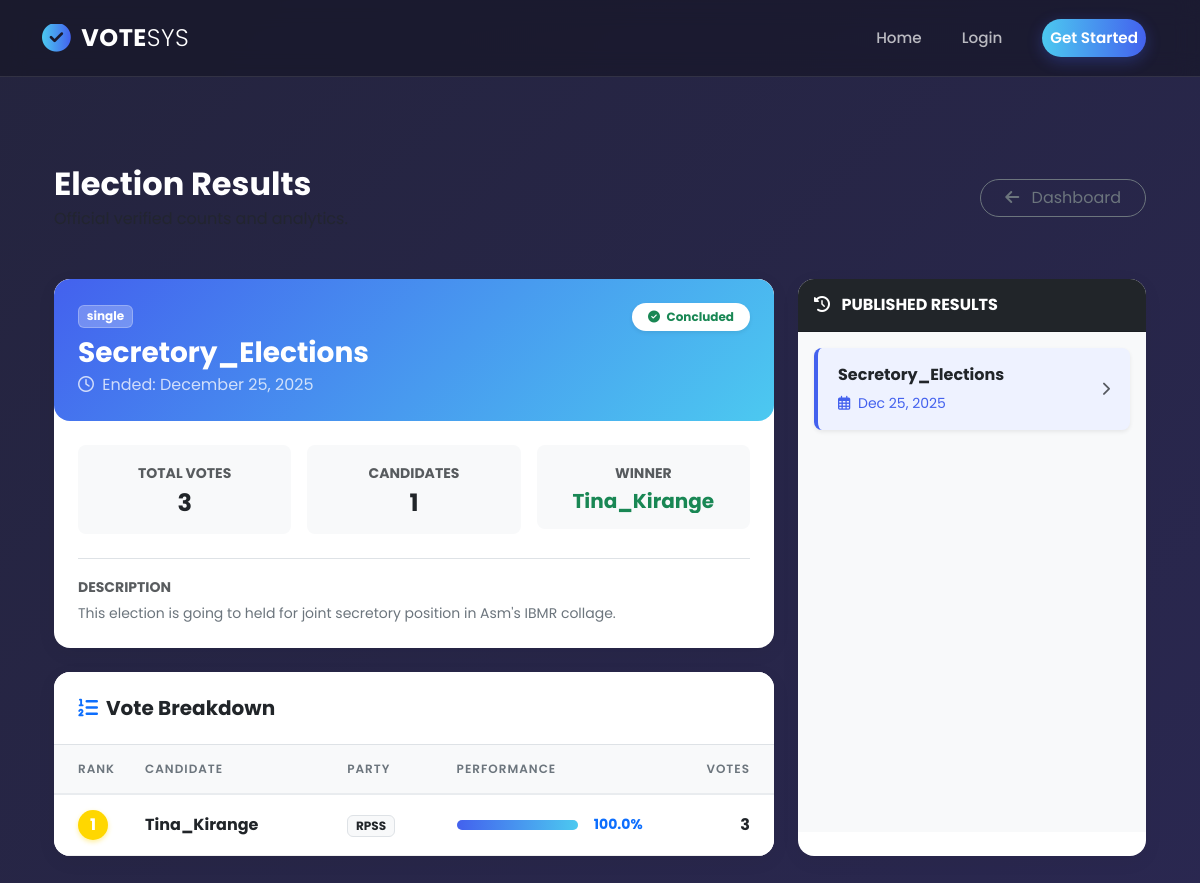
The page /users/voter/results/1/ on the database as committed earlier.
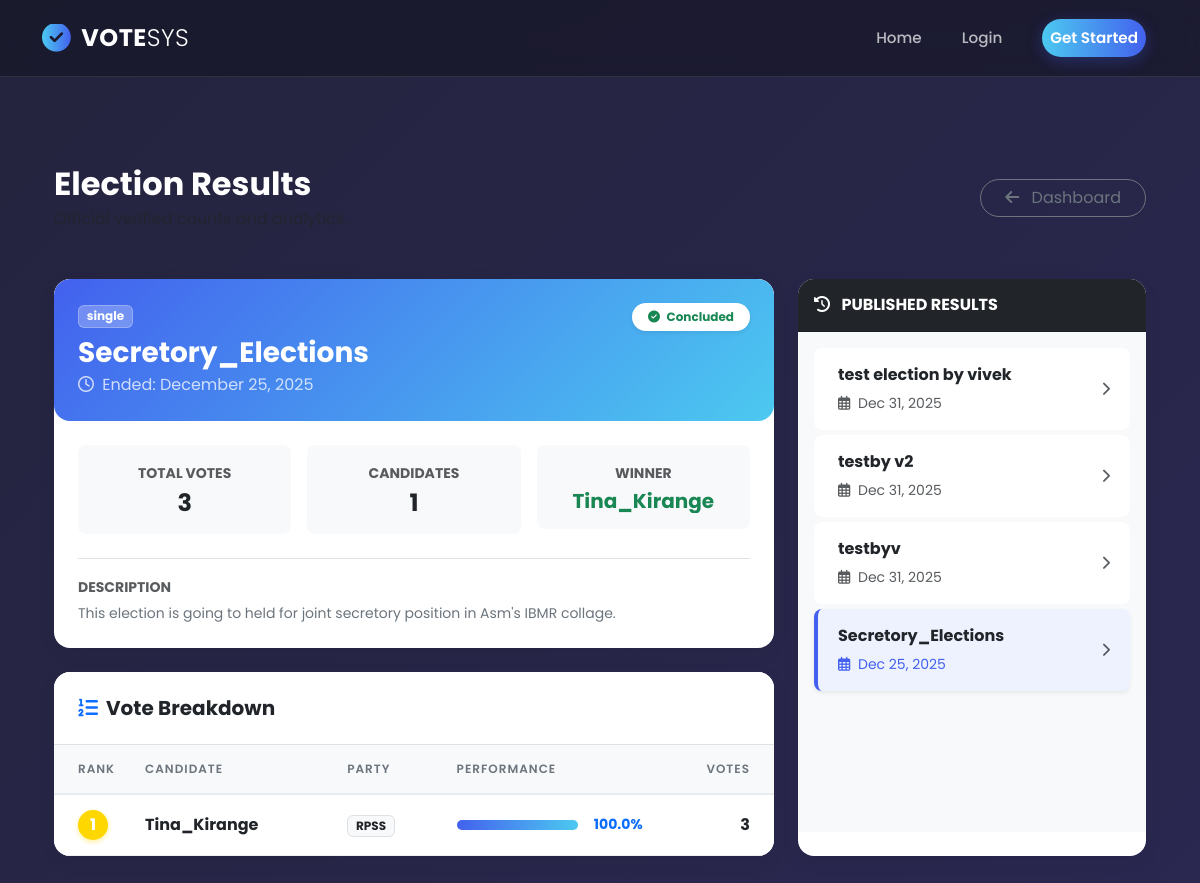
The same page on the database as committed later.
### elections/models.py (models this page shows, shortened)
class Election(models.Model):
    ELECTION_TYPES = [
        ('single', 'Single Winner'),
        ('multi', 'Multi Winner'),
        ('referendum', 'Referendum'),
    ]
    title = models.CharField(max_length=200)
    description = models.TextField(blank=True)
    election_type = models.CharField(max_length=30, choices=ELECTION_TYPES, default='single')
    start_date = models.DateTimeField()
    end_date = models.DateTimeField()
    is_active = models.BooleanField(default=False)
    created_at = models.DateTimeField(auto_now_add=True)
    results_published = models.BooleanField(default=False, help_text="Check this to make results visible to voters")
    class Meta:
        ordering = ['-created_at']

### users/views.py (the view)
# urls.py: path('voter/results/<int:election_id>/', views.voter_view_results_election, name='voter_view_results_election'),
def voter_view_results_election(request, election_id):
    election = get_object_or_404(Election, id=election_id)
    if not election.results_published:
        messages.error(request, "Results for this election are not yet published.")
        return redirect('voter_view_results')
    stats_queryset = (
        Vote.objects.filter(election=election)
        .values('candidate__name', 'candidate__party__name')
        .annotate(votes=Count('id')).order_by('-votes')
    )
    total_votes = sum(item['votes'] for item in stats_queryset)
    stats = []
    for item in stats_queryset:
        percentage = (item['votes'] / total_votes * 100) if total_votes > 0 else 0
        item['percentage'] = percentage
        stats.append(item)
    published_elections = Election.objects.filter(
        results_published=True
    ).order_by('-end_date')
    return render(request, 'voter/view_results.html', {
        'election': election,
        'stats': stats,
        'total_votes': total_votes,
        'published_elections': published_elections,
        'now': timezone.now(),
    })

### users/templates/voter/view_results.html (shortened to what the changed rows need)
{% extends 'base.html' %}
{% load static %}
{% block content %}
<link rel="stylesheet" href="https://cdnjs.cloudflare.com/ajax/libs/font-awesome/6.4.0/css/all.min.css">
<div class="container py-5">
    <div class="d-flex justify-content-between align-items-center mb-5">
        <div>
            <h2 class="fw-bold mb-1">Election Results</h2>
        </div>
    </div>
    <div class="row g-4">
        <div class="col-lg-8">
            {% if election %}
                <div class="card result-card mb-4">
                    <div class="results-header-card p-4">
                        <div class="d-flex justify-content-between align-items-start">
                            <div>
                                <span class="badge bg-white bg-opacity-25 text-white mb-2 border border-white border-opacity-25">
                                    {{ election.election_type|default:"General Election" }}
                                </span>
                                <h3 class="fw-bold mb-1">{{ election.title }}</h3>
                                <p class="mb-0 opacity-75"><i class="far fa-clock me-1"></i> Ended: {{ election.end_date|date:"F d, Y" }}</p>
                            </div>
                            {% if election.end_date <= now %}
                                <span class="badge bg-white text-success px-3 py-2 rounded-pill shadow-sm">
                                    <i class="fas fa-check-circle me-1"></i> Concluded
                                </span>
                            {% else %}
                                <span class="badge bg-warning text-dark px-3 py-2 rounded-pill shadow-sm">
                                    <i class="fas fa-spinner fa-spin me-1"></i> Ongoing
                                </span>
                            {% endif %}
                        </div>
                    </div>
                    <div class="card-body p-4">
                        <div class="row g-3 text-center">
                            <div class="col-md-4">
                                <div class="p-3 bg-light rounded-3">
                                    <small class="text-muted text-uppercase fw-bold">Total Votes</small>
                                    <h4 class="fw-bold text-dark mb-0 mt-1">{{ total_votes }}</h4>
                                </div>
                            </div>
                            <div class="col-md-4">
                                <div class="p-3 bg-light rounded-3">
                                    <small class="text-muted text-uppercase fw-bold">Candidates</small>
                                    <h4 class="fw-bold text-dark mb-0 mt-1">{{ stats|length }}</h4>
                                </div>
                            </div>
                            <div class="col-md-4">
                                <div class="p-3 bg-light rounded-3">
                                    <small class="text-muted text-uppercase fw-bold">Winner</small>
                                    <h5 class="fw-bold text-success mb-0 mt-1 text-truncate">
                                        {% if stats %}{{ stats.0.candidate__name }}{% else %}—{% endif %}
                                    </h5>
                                </div>
                            </div>
                        </div>
                        {% if election.description %}
                        <div class="mt-4 pt-3 border-top">
                            <small class="text-muted fw-bold">DESCRIPTION</small>
                            <p class="text-secondary mt-1 mb-0 small">{{ election.description }}</p>
                        </div>
                        {% endif %}
                    </div>
                </div>
                <div class="card result-card">
                    <div class="card-header bg-white p-4 border-bottom">
                        <h5 class="fw-bold mb-0 text-dark"><i class="fas fa-list-ol me-2 text-primary"></i>Vote Breakdown</h5>
                    </div>
                    <div class="card-body p-0">
                        {% if stats %}
                        <div class="table-responsive">
                            <table class="table table-results mb-0">
                                <thead>
                                    <tr>
                                        <th class="ps-4" style="width: 50px;">Rank</th>
                                        <th>Candidate</th>
                                        <th>Party</th>
                                        <th style="width: 30%;">Performance</th>
                                        <th class="text-end pe-4">Votes</th>
                                    </tr>
                                </thead>
                                <tbody>
                                    {% for item in stats %}
                                    <tr>
                                        <td class="ps-4">
                                            <div class="rank-badge rank-{{ forloop.counter }}">{{ forloop.counter }}</div>
                                        </td>
                                        <td>
                                            <div class="fw-bold text-dark">{{ item.candidate__name }}</div>
                                        </td>
                                        <td>
                                            <span class="badge bg-light text-dark border">{{ item.candidate__party__name }}</span>
                                        </td>
                                        <td>
                                            <div class="d-flex align-items-center">
                                                <div class="progress progress-custom w-100 me-3">
                                                    <div class="progress-bar progress-bar-gradient" role="progressbar"
                                                         style="width: {{ item.percentage|floatformat:1 }}%"></div>
                                                </div>
                                                <span class="fw-bold small text-primary">{{ item.percentage|floatformat:1 }}%</span>
                                            </div>
                                        </td>
                                        <td class="text-end pe-4 fw-bold text-dark">
                                            {{ item.votes }}
                                        </td>
                                    </tr>
                                    {% endfor %}
                                </tbody>
                            </table>
                        </div>
                        {% else %}
                        <div class="text-center py-5">
                            <div class="mb-2"><i class="fas fa-vote-yea fa-2x text-muted opacity-50"></i></div>
                            <p class="text-muted">No votes recorded yet.</p>
                        </div>
                        {% endif %}
                    </div>
                </div>
            {% endif %}
        </div>
        <div class="col-lg-4">
            <div class="card result-card h-100">
                <div class="card-body bg-light p-3 sidebar-scroll">
                    {% if published_elections %}
                        <div class="d-flex flex-column">
                            {% for e in published_elections %}
                            <a href="{% url 'voter_view_results_election' e.pk %}"
                               class="sidebar-list-item text-decoration-none {% if election and e.pk == election.pk %}active shadow-sm{% endif %}">
                                <div class="d-flex justify-content-between align-items-center">
                                    <div class="text-truncate pe-2">
                                        <span class="d-block fw-bold text-dark mb-1 text-truncate">{{ e.title }}</span>
                                        <small class="text-muted"><i class="far fa-calendar-alt me-1"></i> {{ e.end_date|date:"M d, Y" }}</small>
                                    </div>
                                    <i class="fas fa-chevron-right text-muted small"></i>
                                </div>
                            </a>
                            {% endfor %}
                        </div>
                    {% else %}
                        <div class="text-center py-4">
                            <p class="text-muted small mb-0">No historical results found.</p>
                        </div>
                    {% endif %}
                </div>
            </div>
        </div>
    </div>
</div>
{% endblock %}

Rows that differ between the two databases and show on the page:
now on this page (row edited): Election: title "test election by vivek", end_date "Dec 31, 2025"
now on this page (row edited): Election: title "testby v2", end_date "Dec 31, 2025"
now on this page (row edited): Election: title "testbyv", end_date "Dec 31, 2025"
